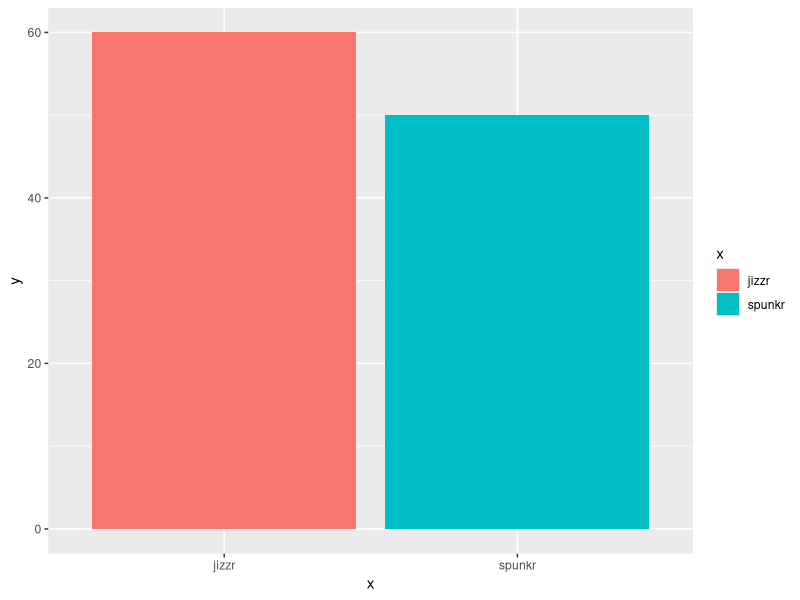

Write R code to recreate this figure.
## ---- chunk 1
knitr::opts_chunk$set(echo = FALSE)
## ---- chunk 2
library(magrittr)
library(ggplot2)

tibble::tibble(x = c("spunkr", "jizzr"), y = c(50,60)) %>% 
  ggplot2::ggplot(aes(x,y, fill = x)) + geom_col()
